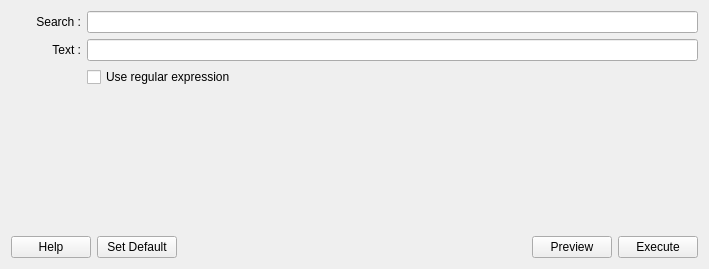
<?xml version="1.0" encoding="UTF-8"?>
<ui version="4.0">
 <class>Form</class>
 <widget class="QWidget" name="Form">
  <property name="geometry">
   <rect>
    <x>0</x>
    <y>0</y>
    <width>709</width>
    <height>269</height>
   </rect>
  </property>
  <property name="windowTitle">
   <string>Form</string>
  </property>
  <layout class="QVBoxLayout" name="verticalLayout">
   <item>
    <layout class="QGridLayout" name="gridLayout">
     <item row="0" column="1">
      <widget class="QLineEdit" name="replace_search"/>
     </item>
     <item row="1" column="1">
      <widget class="QLineEdit" name="replace_text"/>
     </item>
     <item row="1" column="0">
      <widget class="QLabel" name="label_3">
       <property name="minimumSize">
        <size>
         <width>70</width>
         <height>0</height>
        </size>
       </property>
       <property name="maximumSize">
        <size>
         <width>150</width>
         <height>16777215</height>
        </size>
       </property>
       <property name="text">
        <string>Text :</string>
       </property>
       <property name="alignment">
        <set>Qt::AlignRight|Qt::AlignTrailing|Qt::AlignVCenter</set>
       </property>
      </widget>
     </item>
     <item row="0" column="0">
      <widget class="QLabel" name="label_2">
       <property name="minimumSize">
        <size>
         <width>70</width>
         <height>0</height>
        </size>
       </property>
       <property name="maximumSize">
        <size>
         <width>150</width>
         <height>16777215</height>
        </size>
       </property>
       <property name="text">
        <string>Search :</string>
       </property>
       <property name="alignment">
        <set>Qt::AlignRight|Qt::AlignTrailing|Qt::AlignVCenter</set>
       </property>
      </widget>
     </item>
     <item row="2" column="1">
      <widget class="QCheckBox" name="replace_regex">
       <property name="text">
        <string>Use regular expression</string>
       </property>
      </widget>
     </item>
    </layout>
   </item>
   <item>
    <spacer name="verticalSpacer">
     <property name="orientation">
      <enum>Qt::Vertical</enum>
     </property>
     <property name="sizeHint" stdset="0">
      <size>
       <width>20</width>
       <height>44</height>
      </size>
     </property>
    </spacer>
   </item>
   <item>
    <layout class="QHBoxLayout" name="horizontalLayout_6">
     <item>
      <widget class="QPushButton" name="btn_help">
       <property name="text">
        <string>Help</string>
       </property>
      </widget>
     </item>
     <item>
      <widget class="QPushButton" name="btn_default">
       <property name="text">
        <string>Set Default</string>
       </property>
      </widget>
     </item>
     <item>
      <spacer name="horizontalSpacer_2">
       <property name="orientation">
        <enum>Qt::Horizontal</enum>
       </property>
       <property name="sizeHint" stdset="0">
        <size>
         <width>40</width>
         <height>20</height>
        </size>
       </property>
      </spacer>
     </item>
     <item>
      <widget class="QPushButton" name="btn_preview">
       <property name="text">
        <string>Preview</string>
       </property>
      </widget>
     </item>
     <item>
      <widget class="QPushButton" name="btn_execute">
       <property name="text">
        <string>Execute</string>
       </property>
      </widget>
     </item>
    </layout>
   </item>
  </layout>
 </widget>
 <resources/>
 <connections/>
</ui>
